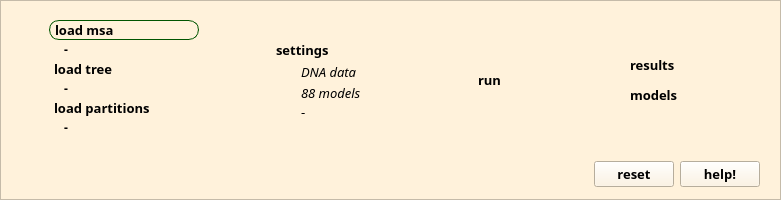
     <widget class="QFrame" name="frame_top">
      <property name="sizePolicy">
       <sizepolicy hsizetype="Preferred" vsizetype="Fixed">
        <horstretch>0</horstretch>
        <verstretch>0</verstretch>
       </sizepolicy>
      </property>
      <property name="minimumSize">
       <size>
        <width>0</width>
        <height>200</height>
       </size>
      </property>
      <property name="maximumSize">
       <size>
        <width>16777215</width>
        <height>16777215</height>
       </size>
      </property>
      <property name="styleSheet">
       <string notr="true">background: #fff2db;</string>
      </property>
      <property name="frameShape">
       <enum>QFrame::StyledPanel</enum>
      </property>
      <property name="frameShadow">
       <enum>QFrame::Raised</enum>
      </property>
      <layout class="QVBoxLayout" name="verticalLayout_2">
       <property name="spacing">
        <number>5</number>
       </property>
       <property name="topMargin">
        <number>5</number>
       </property>
       <property name="bottomMargin">
        <number>5</number>
       </property>
       <item>
        <widget class="QFrame" name="frame_tools_main">
         <property name="minimumSize">
          <size>
           <width>0</width>
           <height>0</height>
          </size>
         </property>
         <property name="maximumSize">
          <size>
           <width>16777215</width>
           <height>140</height>
          </size>
         </property>
         <property name="frameShape">
          <enum>QFrame::NoFrame</enum>
         </property>
         <property name="frameShadow">
          <enum>QFrame::Raised</enum>
         </property>
         <layout class="QHBoxLayout" name="horizontalLayout_3">
          <property name="topMargin">
           <number>0</number>
          </property>
          <property name="bottomMargin">
           <number>0</number>
          </property>
          <item>
           <widget class="QLabel" name="mt_icon">
            <property name="maximumSize">
             <size>
              <width>80</width>
              <height>80</height>
             </size>
            </property>
            <property name="styleSheet">
             <string notr="true"/>
            </property>
            <property name="text">
             <string/>
            </property>
            <property name="pixmap">
             <pixmap resource="../mtgraphics.qrc">:/IMG/IMG/mt-icon.png</pixmap>
            </property>
            <property name="scaledContents">
             <bool>true</bool>
            </property>
           </widget>
          </item>
          <item>
           <spacer name="horizontalSpacer_2">
            <property name="orientation">
             <enum>Qt::Horizontal</enum>
            </property>
            <property name="sizeType">
             <enum>QSizePolicy::Fixed</enum>
            </property>
            <property name="sizeHint" stdset="0">
             <size>
              <width>10</width>
              <height>20</height>
             </size>
            </property>
           </spacer>
          </item>
          <item>
           <widget class="QFrame" name="frame_tool_load">
            <property name="minimumSize">
             <size>
              <width>170</width>
              <height>140</height>
             </size>
            </property>
            <property name="maximumSize">
             <size>
              <width>170</width>
              <height>140</height>
             </size>
            </property>
            <property name="styleSheet">
             <string notr="true">QPushButton {\n  border-color: rgb(66, 69, 183);\n  color: #005;\n  border-width: 1px;        \n  border-style: solid;\n  border-radius: 40px;\n  text-align: left;\n  margin:5px;\n  padding:30px;\n}</string>
            </property>
            <property name="frameShape">
             <enum>QFrame::NoFrame</enum>
            </property>
            <property name="frameShadow">
             <enum>QFrame::Plain</enum>
            </property>
            <property name="lineWidth">
             <number>0</number>
            </property>
            <layout class="QVBoxLayout" name="verticalLayout_6">
             <property name="spacing">
              <number>1</number>
             </property>
             <property name="leftMargin">
              <number>5</number>
             </property>
             <property name="topMargin">
              <number>10</number>
             </property>
             <property name="rightMargin">
              <number>10</number>
             </property>
             <property name="bottomMargin">
              <number>10</number>
             </property>
             <item>
              <widget class="QPushButton" name="tool_open_msa">
               <property name="minimumSize">
                <size>
                 <width>150</width>
                 <height>20</height>
                </size>
               </property>
               <property name="maximumSize">
                <size>
                 <width>150</width>
                 <height>20</height>
                </size>
               </property>
               <property name="font">
                <font>
                 <family>Courier 10 Pitch</family>
                 <pointsize>10</pointsize>
                 <weight>75</weight>
                 <bold>true</bold>
                </font>
               </property>
               <property name="toolTip">
                <string>Load MSA file (FASTA)</string>
               </property>
               <property name="statusTip">
                <string>Load MSA file (FASTA)</string>
               </property>
               <property name="autoFillBackground">
                <bool>false</bool>
               </property>
               <property name="styleSheet">
                <string notr="true">border:1px solid #050;
border-radius: 10px;
text-align: left;
padding-left: 5px;</string>
               </property>
               <property name="text">
                <string>load msa</string>
               </property>
               <property name="icon">
                <iconset resource="../mtgraphics.qrc">
                 <normaloff>:/IMG/IMG/icon-openMSA.png</normaloff>:/IMG/IMG/icon-openMSA.png</iconset>
               </property>
              </widget>
             </item>
             <item>
              <widget class="QLabel" name="lbl_msa">
               <property name="font">
                <font>
                 <family>Courier 10 Pitch</family>
                 <pointsize>9</pointsize>
                 <weight>75</weight>
                 <bold>true</bold>
                </font>
               </property>
               <property name="text">
                <string>-</string>
               </property>
               <property name="indent">
                <number>15</number>
               </property>
              </widget>
             </item>
             <item>
              <widget class="QPushButton" name="tool_open_tree">
               <property name="minimumSize">
                <size>
                 <width>150</width>
                 <height>20</height>
                </size>
               </property>
               <property name="maximumSize">
                <size>
                 <width>150</width>
                 <height>20</height>
                </size>
               </property>
               <property name="font">
                <font>
                 <family>Courier 10 Pitch</family>
                 <pointsize>10</pointsize>
                 <weight>75</weight>
                 <bold>true</bold>
                </font>
               </property>
               <property name="toolTip">
                <string>Load tree (NEWICK)</string>
               </property>
               <property name="statusTip">
                <string>Load tree (NEWICK)</string>
               </property>
               <property name="styleSheet">
                <string notr="true">border: 0px;
text-align: left;
margin-left: 5px;</string>
               </property>
               <property name="text">
                <string>load tree</string>
               </property>
               <property name="icon">
                <iconset resource="../mtgraphics.qrc">
                 <normaloff>:/IMG/IMG/icon-opentree.png</normaloff>:/IMG/IMG/icon-opentree.png</iconset>
               </property>
              </widget>
             </item>
             <item>
              <widget class="QLabel" name="lbl_tree">
               <property name="font">
                <font>
                 <family>Courier 10 Pitch</family>
                 <pointsize>9</pointsize>
                 <weight>75</weight>
                 <bold>true</bold>
                </font>
               </property>
               <property name="text">
                <string>-</string>
               </property>
               <property name="indent">
                <number>15</number>
               </property>
              </widget>
             </item>
             <item>
              <widget class="QPushButton" name="tool_open_parts">
               <property name="minimumSize">
                <size>
                 <width>0</width>
                 <height>20</height>
                </size>
               </property>
               <property name="maximumSize">
                <size>
                 <width>150</width>
                 <height>20</height>
                </size>
               </property>
               <property name="font">
                <font>
                 <family>Courier 10 Pitch</family>
                 <pointsize>10</pointsize>
                 <weight>75</weight>
                 <bold>true</bold>
                </font>
               </property>
               <property name="toolTip">
                <string>Load partitions</string>
               </property>
               <property name="statusTip">
                <string>Load partitions</string>
               </property>
               <property name="styleSheet">
                <string notr="true">border: 0px;
text-align: left;
margin-left: 5px;</string>
               </property>
               <property name="text">
                <string>load partitions</string>
               </property>
               <property name="icon">
                <iconset resource="../mtgraphics.qrc">
                 <normaloff>:/IMG/IMG/icon-openparts.png</normaloff>:/IMG/IMG/icon-openparts.png</iconset>
               </property>
              </widget>
             </item>
             <item>
              <widget class="QLabel" name="lbl_parts">
               <property name="font">
                <font>
                 <family>Courier 10 Pitch</family>
                 <pointsize>9</pointsize>
                 <weight>75</weight>
                 <bold>true</bold>
                </font>
               </property>
               <property name="text">
                <string>-</string>
               </property>
               <property name="indent">
                <number>15</number>
               </property>
              </widget>
             </item>
             <item>
              <spacer name="verticalSpacer">
               <property name="orientation">
                <enum>Qt::Vertical</enum>
               </property>
               <property name="sizeHint" stdset="0">
                <size>
                 <width>20</width>
                 <height>40</height>
                </size>
               </property>
              </spacer>
             </item>
            </layout>
           </widget>
          </item>
          <item>
           <widget class="QLabel" name="lbl_arrow1">
            <property name="minimumSize">
             <size>
              <width>40</width>
              <height>20</height>
             </size>
            </property>
            <property name="maximumSize">
             <size>
              <width>40</width>
              <height>20</height>
             </size>
            </property>
            <property name="text">
             <string/>
            </property>
            <property name="pixmap">
             <pixmap resource="../mtgraphics.qrc">:/IMG/IMG/arrows.png</pixmap>
            </property>
            <property name="scaledContents">
             <bool>true</bool>
            </property>
           </widget>
          </item>
          <item>
           <widget class="QFrame" name="frame_tool_setup">
            <property name="minimumSize">
             <size>
              <width>150</width>
              <height>100</height>
             </size>
            </property>
            <property name="maximumSize">
             <size>
              <width>150</width>
              <height>100</height>
             </size>
            </property>
            <property name="styleSheet">
             <string notr="true"/>
            </property>
            <property name="frameShape">
             <enum>QFrame::NoFrame</enum>
            </property>
            <property name="frameShadow">
             <enum>QFrame::Raised</enum>
            </property>
            <layout class="QVBoxLayout" name="verticalLayout_8">
             <property name="spacing">
              <number>5</number>
             </property>
             <property name="leftMargin">
              <number>5</number>
             </property>
             <property name="topMargin">
              <number>10</number>
             </property>
             <property name="rightMargin">
              <number>10</number>
             </property>
             <property name="bottomMargin">
              <number>10</number>
             </property>
             <item>
              <widget class="QPushButton" name="tool_settings">
               <property name="minimumSize">
                <size>
                 <width>0</width>
                 <height>20</height>
                </size>
               </property>
               <property name="maximumSize">
                <size>
                 <width>16777215</width>
                 <height>20</height>
                </size>
               </property>
               <property name="font">
                <font>
                 <family>Courier 10 Pitch</family>
                 <pointsize>10</pointsize>
                 <weight>75</weight>
                 <bold>true</bold>
                </font>
               </property>
               <property name="toolTip">
                <string>Configure model selection</string>
               </property>
               <property name="statusTip">
                <string>Configure model selection</string>
               </property>
               <property name="styleSheet">
                <string notr="true">border: 0px;
text-align: left;
margin-left: 5px;</string>
               </property>
               <property name="text">
                <string>settings</string>
               </property>
               <property name="icon">
                <iconset resource="../mtgraphics.qrc">
                 <normaloff>:/IMG/IMG/icon-settings.png</normaloff>:/IMG/IMG/icon-settings.png</iconset>
               </property>
               <property name="checkable">
                <bool>true</bool>
               </property>
               <property name="checked">
                <bool>false</bool>
               </property>
              </widget>
             </item>
             <item>
              <widget class="QLabel" name="lbl_datatype">
               <property name="minimumSize">
                <size>
                 <width>0</width>
                 <height>20</height>
                </size>
               </property>
               <property name="maximumSize">
                <size>
                 <width>16777215</width>
                 <height>20</height>
                </size>
               </property>
               <property name="font">
                <font>
                 <family>Courier 10 Pitch</family>
                 <pointsize>10</pointsize>
                 <italic>true</italic>
                </font>
               </property>
               <property name="text">
                <string>DNA data</string>
               </property>
               <property name="indent">
                <number>30</number>
               </property>
              </widget>
             </item>
             <item>
              <widget class="QLabel" name="lbl_nmodels">
               <property name="minimumSize">
                <size>
                 <width>0</width>
                 <height>20</height>
                </size>
               </property>
               <property name="maximumSize">
                <size>
                 <width>16777215</width>
                 <height>20</height>
                </size>
               </property>
               <property name="font">
                <font>
                 <family>Courier 10 Pitch</family>
                 <pointsize>10</pointsize>
                 <italic>true</italic>
                </font>
               </property>
               <property name="text">
                <string>88 models</string>
               </property>
               <property name="indent">
                <number>30</number>
               </property>
              </widget>
             </item>
             <item>
              <widget class="QLabel" name="lbl_mem">
               <property name="font">
                <font>
                 <family>Courier 10 Pitch</family>
                 <pointsize>10</pointsize>
                </font>
               </property>
               <property name="text">
                <string>-</string>
               </property>
               <property name="indent">
                <number>30</number>
               </property>
              </widget>
             </item>
            </layout>
           </widget>
          </item>
          <item>
           <widget class="QLabel" name="lbl_arrow2">
            <property name="minimumSize">
             <size>
              <width>40</width>
              <height>20</height>
             </size>
            </property>
            <property name="maximumSize">
             <size>
              <width>40</width>
              <height>20</height>
             </size>
            </property>
            <property name="contextMenuPolicy">
             <enum>Qt::PreventContextMenu</enum>
            </property>
            <property name="text">
             <string/>
            </property>
            <property name="pixmap">
             <pixmap resource="../mtgraphics.qrc">:/IMG/IMG/arrows.png</pixmap>
            </property>
            <property name="scaledContents">
             <bool>true</bool>
            </property>
           </widget>
          </item>
          <item>
           <widget class="QFrame" name="frame_tool_run">
            <property name="minimumSize">
             <size>
              <width>100</width>
              <height>80</height>
             </size>
            </property>
            <property name="maximumSize">
             <size>
              <width>100</width>
              <height>80</height>
             </size>
            </property>
            <property name="frameShape">
             <enum>QFrame::NoFrame</enum>
            </property>
            <property name="frameShadow">
             <enum>QFrame::Raised</enum>
            </property>
            <layout class="QVBoxLayout" name="verticalLayout_10">
             <property name="spacing">
              <number>5</number>
             </property>
             <property name="leftMargin">
              <number>5</number>
             </property>
             <property name="topMargin">
              <number>10</number>
             </property>
             <property name="rightMargin">
              <number>10</number>
             </property>
             <property name="bottomMargin">
              <number>10</number>
             </property>
             <item>
              <widget class="QPushButton" name="tool_run">
               <property name="minimumSize">
                <size>
                 <width>0</width>
                 <height>20</height>
                </size>
               </property>
               <property name="maximumSize">
                <size>
                 <width>16777215</width>
                 <height>20</height>
                </size>
               </property>
               <property name="font">
                <font>
                 <family>Courier 10 Pitch</family>
                 <pointsize>10</pointsize>
                 <weight>75</weight>
                 <bold>true</bold>
                </font>
               </property>
               <property name="toolTip">
                <string>Run model selection</string>
               </property>
               <property name="statusTip">
                <string>Run model selection</string>
               </property>
               <property name="styleSheet">
                <string notr="true">border: 0px;
text-align: left;
margin-left: 5px;</string>
               </property>
               <property name="text">
                <string>run</string>
               </property>
               <property name="icon">
                <iconset resource="../mtgraphics.qrc">
                 <normaloff>:/IMG/IMG/run-icon.png</normaloff>:/IMG/IMG/run-icon.png</iconset>
               </property>
              </widget>
             </item>
            </layout>
           </widget>
          </item>
          <item>
           <widget class="QLabel" name="lbl_arrow3">
            <property name="minimumSize">
             <size>
              <width>40</width>
              <height>20</height>
             </size>
            </property>
            <property name="maximumSize">
             <size>
              <width>40</width>
              <height>20</height>
             </size>
            </property>
            <property name="text">
             <string/>
            </property>
            <property name="pixmap">
             <pixmap resource="../mtgraphics.qrc">:/IMG/IMG/arrows.png</pixmap>
            </property>
            <property name="scaledContents">
             <bool>true</bool>
            </property>
           </widget>
          </item>
          <item>
           <widget class="QFrame" name="frame_tool_results">
            <property name="minimumSize">
             <size>
              <width>100</width>
              <height>80</height>
             </size>
            </property>
            <property name="maximumSize">
             <size>
              <width>100</width>
              <height>80</height>
             </size>
            </property>
            <property name="frameShape">
             <enum>QFrame::NoFrame</enum>
            </property>
            <property name="frameShadow">
             <enum>QFrame::Raised</enum>
            </property>
            <layout class="QVBoxLayout" name="verticalLayout_11">
             <property name="spacing">
              <number>5</number>
             </property>
             <property name="leftMargin">
              <number>5</number>
             </property>
             <property name="topMargin">
              <number>10</number>
             </property>
             <property name="rightMargin">
              <number>10</number>
             </property>
             <property name="bottomMargin">
              <number>10</number>
             </property>
             <item>
              <widget class="QPushButton" name="tool_results">
               <property name="minimumSize">
                <size>
                 <width>0</width>
                 <height>20</height>
                </size>
               </property>
               <property name="maximumSize">
                <size>
                 <width>16777215</width>
                 <height>20</height>
                </size>
               </property>
               <property name="font">
                <font>
                 <family>Courier 10 Pitch</family>
                 <pointsize>10</pointsize>
                 <weight>75</weight>
                 <bold>true</bold>
                </font>
               </property>
               <property name="toolTip">
                <string>View results</string>
               </property>
               <property name="statusTip">
                <string>View results</string>
               </property>
               <property name="styleSheet">
                <string notr="true">border: 0px;
text-align: left;
margin-left: 5px;</string>
               </property>
               <property name="text">
                <string>results</string>
               </property>
               <property name="icon">
                <iconset resource="../mtgraphics.qrc">
                 <normaloff>:/IMG/IMG/results-icon.png</normaloff>:/IMG/IMG/results-icon.png</iconset>
               </property>
               <property name="checkable">
                <bool>false</bool>
               </property>
              </widget>
             </item>
             <item>
              <widget class="QPushButton" name="tool_models">
               <property name="minimumSize">
                <size>
                 <width>0</width>
                 <height>20</height>
                </size>
               </property>
               <property name="maximumSize">
                <size>
                 <width>16777215</width>
                 <height>20</height>
                </size>
               </property>
               <property name="font">
                <font>
                 <family>Courier 10 Pitch</family>
                 <pointsize>10</pointsize>
                 <weight>75</weight>
                 <bold>true</bold>
                </font>
               </property>
               <property name="styleSheet">
                <string notr="true">border: 0px;
text-align: left;
margin-left: 5px;</string>
               </property>
               <property name="text">
                <string>models</string>
               </property>
               <property name="icon">
                <iconset resource="../mtgraphics.qrc">
                 <normaloff>:/IMG/IMG/results-icon.png</normaloff>:/IMG/IMG/results-icon.png</iconset>
               </property>
              </widget>
             </item>
            </layout>
           </widget>
          </item>
          <item>
           <spacer name="horizontalSpacer">
            <property name="orientation">
             <enum>Qt::Horizontal</enum>
            </property>
            <property name="sizeHint" stdset="0">
             <size>
              <width>40</width>
              <height>20</height>
             </size>
            </property>
           </spacer>
          </item>
         </layout>
        </widget>
       </item>
       <item>
        <widget class="QFrame" name="frame_tools_additional">
         <property name="maximumSize">
          <size>
           <width>16777215</width>
           <height>30</height>
          </size>
         </property>
         <property name="frameShape">
          <enum>QFrame::NoFrame</enum>
         </property>
         <property name="frameShadow">
          <enum>QFrame::Raised</enum>
         </property>
         <layout class="QHBoxLayout" name="horizontalLayout_4">
          <property name="topMargin">
           <number>0</number>
          </property>
          <property name="bottomMargin">
           <number>0</number>
          </property>
          <item>
           <spacer name="spacer_tools_additional">
            <property name="orientation">
             <enum>Qt::Horizontal</enum>
            </property>
            <property name="sizeHint" stdset="0">
             <size>
              <width>40</width>
              <height>20</height>
             </size>
            </property>
           </spacer>
          </item>
          <item>
           <widget class="QPushButton" name="tool_reset">
            <property name="font">
             <font>
              <family>Courier 10 Pitch</family>
              <pointsize>10</pointsize>
              <weight>75</weight>
              <bold>true</bold>
             </font>
            </property>
            <property name="toolTip">
             <string>Reset everything</string>
            </property>
            <property name="statusTip">
             <string>Reset everything</string>
            </property>
            <property name="text">
             <string>reset</string>
            </property>
            <property name="icon">
             <iconset resource="../mtgraphics.qrc">
              <normaloff>:/IMG/IMG/icon-reset.png</normaloff>:/IMG/IMG/icon-reset.png</iconset>
            </property>
           </widget>
          </item>
          <item>
           <widget class="QPushButton" name="tool_help">
            <property name="font">
             <font>
              <family>Courier 10 Pitch</family>
              <pointsize>10</pointsize>
              <weight>75</weight>
              <bold>true</bold>
             </font>
            </property>
            <property name="toolTip">
             <string>Help me, please</string>
            </property>
            <property name="statusTip">
             <string>Help me, please</string>
            </property>
            <property name="text">
             <string>help!</string>
            </property>
            <property name="icon">
             <iconset resource="../mtgraphics.qrc">
              <normaloff>:/IMG/IMG/help.png</normaloff>:/IMG/IMG/help.png</iconset>
            </property>
           </widget>
          </item>
         </layout>
        </widget>
       </item>
      </layout>
     </widget>
